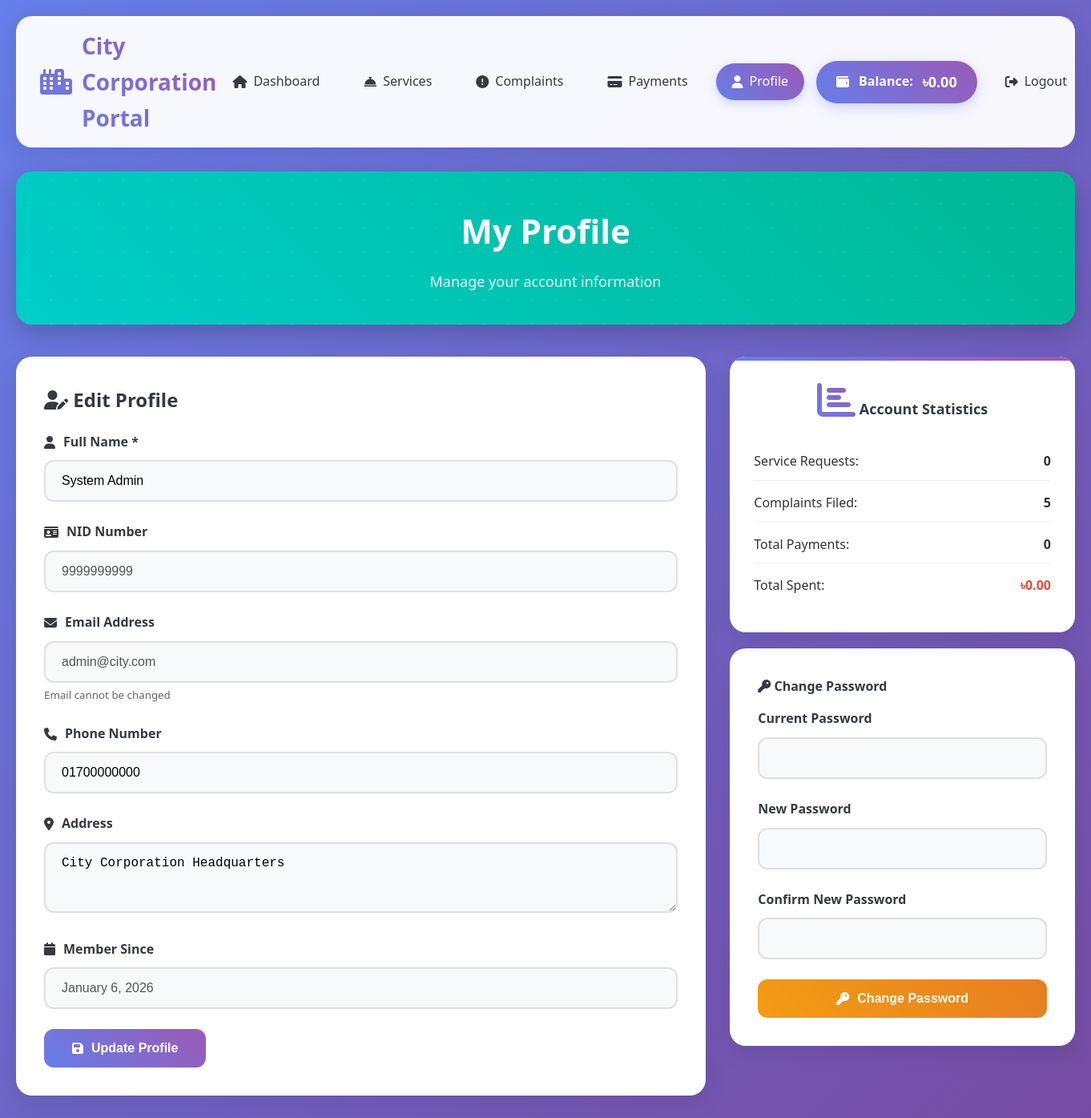
The app's page /profile.php (signed in) with its own data.
### tables this page shows
CREATE TABLE Users (
    User_ID INT PRIMARY KEY AUTO_INCREMENT,
    NID VARCHAR(20) UNIQUE NOT NULL,
    Name VARCHAR(100) NOT NULL,
    Email VARCHAR(100) UNIQUE NOT NULL,
    Phone VARCHAR(20),
    Password VARCHAR(255) NOT NULL,
    Address TEXT,
    User_Type ENUM('Citizen', 'Admin') DEFAULT 'Citizen',
    Balance DECIMAL(10,2) DEFAULT 100.00,
    Created_At TIMESTAMP DEFAULT CURRENT_TIMESTAMP,
    Updated_At TIMESTAMP DEFAULT CURRENT_TIMESTAMP ON UPDATE CURRENT_TIMESTAMP
);

### config.php (called while the page is built, shortened)
<?php
function getUserInfo($conn) {
    if(isset($_SESSION['user_id'])) {
        $user_id = $_SESSION['user_id'];
        $sql = "SELECT * FROM Users WHERE User_ID = ?";
        $stmt = $conn->prepare($sql);
        $stmt->bind_param("i", $user_id);
        $stmt->execute();
        $result = $stmt->get_result();
        return $result->fetch_assoc();
    }
    return null;
}
?>

### profile.php (the view, shortened to what this page needs)
<?php
require_once 'config.php';
$user = getUserInfo($conn);
$user_id = $_SESSION['user_id'];
$total_services = $conn->query("SELECT COUNT(*) as count FROM Service_Requests WHERE User_ID = $user_id")->fetch_assoc()['count'];
$total_complaints = $conn->query("SELECT COUNT(*) as count FROM Complaints WHERE User_ID = $user_id")->fetch_assoc()['count'];
$total_payments = $conn->query("SELECT COUNT(*) as count FROM Payments WHERE User_ID = $user_id")->fetch_assoc()['count'];
$total_spent = $conn->query("SELECT SUM(Amount) as total FROM Payments WHERE User_ID = $user_id AND Status = 'Success'")->fetch_assoc()['total'] ?? 0;
?>
<!DOCTYPE html>
<html lang="en">
<head>
    <link rel="stylesheet" href="style.css">
    <link rel="stylesheet" href="https://cdnjs.cloudflare.com/ajax/libs/font-awesome/6.4.0/css/all.min.css">
</head>
<body>
    <div class="container">
        <div class="header">
            <div class="logo">
                <i class="fas fa-city"></i>
                <span>City Corporation Portal</span>
            </div>
            <div class="nav-links">
                <a href="dashboard.php"><i class="fas fa-home"></i> Dashboard</a>
                <a href="services.php"><i class="fas fa-concierge-bell"></i> Services</a>
                <a href="complaints.php"><i class="fas fa-exclamation-circle"></i> Complaints</a>
                <a href="payments.php"><i class="fas fa-credit-card"></i> Payments</a>
                <a href="profile.php" class="active"><i class="fas fa-user"></i> Profile</a>
                <div class="balance-display">
                    <i class="fas fa-wallet"></i>
                    <span>Balance: </span>
                    <span class="balance-amount">৳<?php echo number_format($user['Balance'], 2); ?></span>
                </div>
                <a href="logout.php"><i class="fas fa-sign-out-alt"></i> Logout</a>
            </div>
        </div>
        <div class="welcome-banner" style="background: linear-gradient(45deg, #00cec9, #00b894);">
            <h1>My Profile</h1>
            <p>Manage your account information</p>
        </div>
        <div style="display: grid; grid-template-columns: 2fr 1fr; gap: 30px;">
            <div class="payment-section">
                <h2 style="color: var(--dark); margin-bottom: 20px;">
                    <i class="fas fa-user-edit"></i> Edit Profile
                </h2>
                <form method="POST">
                    <div class="form-group">
                        <label><i class="fas fa-user"></i> Full Name *</label>
                        <input type="text" name="name" class="form-control" required
                               value="<?php echo htmlspecialchars($user['Name']); ?>">
                    </div>
                    <div class="form-group">
                        <label><i class="fas fa-id-card"></i> NID Number</label>
                        <input type="text" class="form-control"
                               value="<?php echo htmlspecialchars($user['NID']); ?>" disabled>
                    </div>
                    <div class="form-group">
                        <label><i class="fas fa-envelope"></i> Email Address</label>
                        <input type="email" class="form-control"
                               value="<?php echo htmlspecialchars($user['Email']); ?>" disabled>
                        <small style="color: #666; display: block; margin-top: 5px;">Email cannot be changed</small>
                    </div>
                    <div class="form-group">
                        <label><i class="fas fa-phone"></i> Phone Number</label>
                        <input type="tel" name="phone" class="form-control"
                               value="<?php echo htmlspecialchars($user['Phone'] ?? ''); ?>"
                               placeholder="Enter your phone number">
                    </div>
                    <div class="form-group">
                        <label><i class="fas fa-map-marker-alt"></i> Address</label>
                        <textarea name="address" class="form-control" rows="3"><?php echo htmlspecialchars($user['Address'] ?? ''); ?></textarea>
                    </div>
                    <div class="form-group">
                        <label><i class="fas fa-calendar"></i> Member Since</label>
                        <input type="text" class="form-control"
                               value="<?php echo date('F j, Y', strtotime($user['Created_At'])); ?>" disabled>
                    </div>
                    <button type="submit" class="btn btn-primary">
                        <i class="fas fa-save"></i> Update Profile
                    </button>
                </form>
            </div>
            <div>
                <div class="dashboard-card" style="margin-bottom: 20px;">
                    <h3><i class="fas fa-chart-bar"></i> Account Statistics</h3>
                    <div style="margin-top: 20px;">
                        <div style="display: flex; justify-content: space-between; margin-bottom: 15px; padding-bottom: 10px; border-bottom: 1px solid #eee;">
                            <span>Service Requests:</span>
                            <strong><?php echo $total_services; ?></strong>
                        </div>
                        <div style="display: flex; justify-content: space-between; margin-bottom: 15px; padding-bottom: 10px; border-bottom: 1px solid #eee;">
                            <span>Complaints Filed:</span>
                            <strong><?php echo $total_complaints; ?></strong>
                        </div>
                        <div style="display: flex; justify-content: space-between; margin-bottom: 15px; padding-bottom: 10px; border-bottom: 1px solid #eee;">
                            <span>Total Payments:</span>
                            <strong><?php echo $total_payments; ?></strong>
                        </div>
                        <div style="display: flex; justify-content: space-between; margin-bottom: 15px;">
                            <span>Total Spent:</span>
                            <strong style="color: #e74c3c;">৳<?php echo number_format($total_spent, 2); ?></strong>
                        </div>
                    </div>
                </div>
                <div class="payment-section">
                    <h4 style="color: var(--dark); margin-bottom: 15px;">
                        <i class="fas fa-key"></i> Change Password
                    </h4>
                    <form method="POST">
                        <div class="form-group">
                            <label>Current Password</label>
                            <input type="password" name="current_password" class="form-control" required>
                        </div>
                        <div class="form-group">
                            <label>New Password</label>
                            <input type="password" name="new_password" class="form-control" required>
                        </div>
                        <div class="form-group">
                            <label>Confirm New Password</label>
                            <input type="password" name="confirm_password" class="form-control" required>
                        </div>
                        <button type="submit" name="change_password" class="btn btn-warning btn-block">
                            <i class="fas fa-key"></i> Change Password
                        </button>
                    </form>
                </div>
            </div>
        </div>
    </div>
</body>
</html>

### records on screen
users: Balance "0.00", name "System Admin", NID "9999999999", Email "admin@city.com", phone "01700000000", address "City Corporation Headquarters", Created_At "January 6, 2026"

### other values on screen
$total_services "0"
$total_complaints "5"
$total_payments "0"
$total_spent "0.00"
